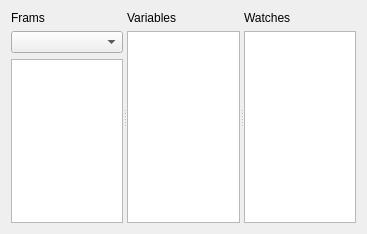
<?xml version="1.0" encoding="UTF-8"?>
<ui version="4.0">
 <class>Debugger</class>
 <widget class="QWidget" name="Debugger">
  <property name="geometry">
   <rect>
    <x>0</x>
    <y>0</y>
    <width>367</width>
    <height>234</height>
   </rect>
  </property>
  <property name="windowTitle">
   <string>Form</string>
  </property>
  <layout class="QGridLayout" name="gridLayout">
   <item row="0" column="0">
    <widget class="QSplitter" name="mSplitter">
     <property name="orientation">
      <enum>Qt::Horizontal</enum>
     </property>
     <widget class="QWidget" name="">
      <layout class="QVBoxLayout" name="verticalLayout_3">
       <item>
        <widget class="QLabel" name="label_2">
         <property name="text">
          <string>Frams</string>
         </property>
        </widget>
       </item>
       <item>
        <widget class="QComboBox" name="mThreadCombo"/>
       </item>
       <item>
        <widget class="QListView" name="mThreadFrameList"/>
       </item>
      </layout>
     </widget>
     <widget class="QWidget" name="">
      <layout class="QVBoxLayout" name="verticalLayout">
       <item>
        <widget class="QLabel" name="label_3">
         <property name="text">
          <string>Variables</string>
         </property>
        </widget>
       </item>
       <item>
        <widget class="QTreeView" name="mVariableTree"/>
       </item>
      </layout>
     </widget>
     <widget class="QWidget" name="">
      <layout class="QVBoxLayout" name="verticalLayout_2">
       <item>
        <widget class="QLabel" name="label_4">
         <property name="text">
          <string>Watches</string>
         </property>
        </widget>
       </item>
       <item>
        <widget class="QTreeView" name="mWatchTree"/>
       </item>
      </layout>
     </widget>
    </widget>
   </item>
  </layout>
 </widget>
 <resources/>
 <connections/>
</ui>
